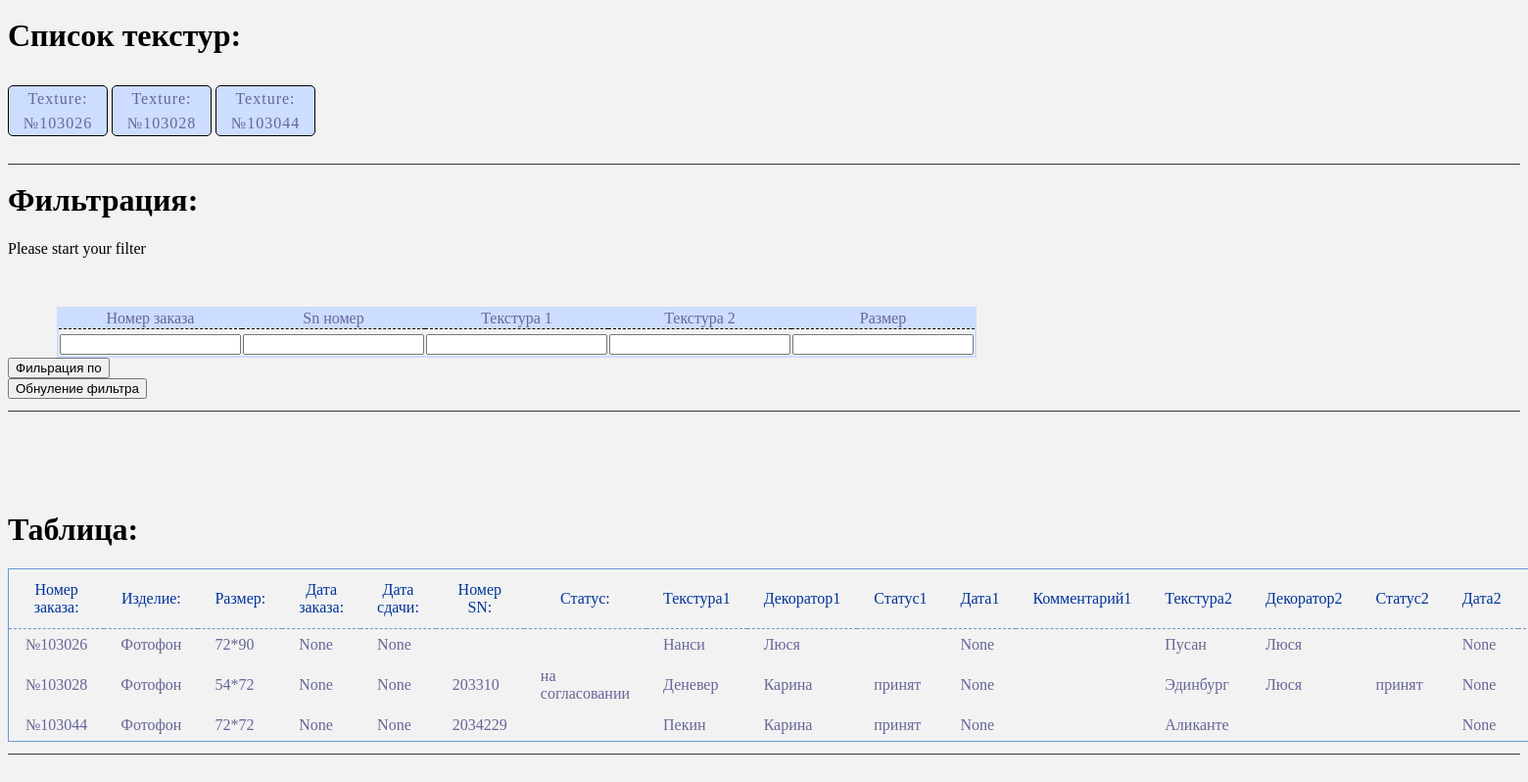
Screenshot of /textures/ with the database file from the repository.
### stas/apps/textures/models.py (models this page shows, shortened)
class Texture(models.Model):
    oder_number = models.CharField("Номер заказа", max_length = 50)
    material = models.CharField("Изделие", max_length = 50)
    size = models.CharField("Размер", max_length = 50)
    oder_date = models.DateTimeField("Дата заказа")
    delivery_date = models.DateTimeField("Дата сдачи")
    sn_number = models.CharField("SN", max_length = 50)
    status = models.CharField("Статус", max_length = 50)
    texture1 = models.CharField("Текстура1", max_length = 50)
    decorator1 = models.CharField("Декоратор1", max_length = 50)
    status1 = models.CharField("Статус1", max_length = 50)
    date1 = models.DateTimeField("Дата1")
    comment1 = models.CharField("Комментарий1", max_length = 200)
    texture2 = models.CharField("Текстура2", max_length = 50)
    decorator2 = models.CharField("Декоратор2", max_length = 50)
    status2 = models.CharField("Статус2", max_length = 50)
    date2 = models.DateTimeField("Дата2")
    comment2 = models.CharField("Комментарий2", max_length = 200)

### stas/apps/textures/views.py (the view)
# urls.py: path('', views.index, name='index'),
def index(request):
    latest_textures = Texture.objects.all()
    form = TexturesFilter(request.GET)
    textures = Texture.objects.all()
    ident = True
    if form.is_valid():
        if form.cleaned_data['oder']:
            try:
                textures = textures.filter(oder_number=form.cleaned_data["oder"])
            except:
                Http404("Not found")
        if form.cleaned_data['sn']:
            try:
                textures = textures.filter(sn_number=form.cleaned_data["sn"])
            except:
                Http404("Not found")
        if form.cleaned_data['texture1']:
            try:
                textures = textures.filter(texture1=form.cleaned_data["texture1"])
            except:
                Http404("Not found")
        if form.cleaned_data['texture2']:
            try:
                textures = textures.filter(texture2=form.cleaned_data["texture2"])
            except:
                Http404("Not found")
        if form.cleaned_data['size']:
            try:
                textures = textures.filter(size=form.cleaned_data["size"])
            except:
                Http404("Not found")
        if ((form.cleaned_data['oder']=='')&(form.cleaned_data['sn']=='')&(form.cleaned_data['texture1']=='')&(form.cleaned_data['texture2']=='')&(form.cleaned_data['size']=='')):
            textures = None
        else:
            ident = False
    return render(request, 'textures/list.html', {'latest_textures' : latest_textures, 'form' : form, 'textures' : textures, 'ident' : ident})

### stas/apps/textures/forms.py
class TexturesFilter(forms.Form):
    oder = forms.CharField(max_length = 50, required=False)
    sn = forms.CharField(max_length = 50, required=False)
    texture1 = forms.CharField(max_length = 50, required=False)
    texture2 = forms.CharField(max_length = 50, required=False)
    size = forms.CharField(max_length = 50, required=False)

### stas/templates/textures/list.html (shortened to what this page needs)
{% extends 'base.html' %}
{% load static %}
{% block content %}
<body>
<div class="card-title">
<link rel="stylesheet" href="{% static 'css/style.css' %}">
<h1>Список текстур:</h1>
    <ul class="games-item">
    {% if latest_textures %}
        {% for a in latest_textures %}
 <li><a href="{% url 'textures:detail' a.id %}">Texture: {{a.oder_number}}</a></li>  &nbsp;
        {% endfor %}
    {% else %}
        There is no textures =(
    {% endif %}
    </ul>
    </div>
<div class="card-title">
<h1>Фильтрация:</h1>
<table class="filter-table">
    <colgroup>
        <col span="7" style="background:Plum">
    </colgroup>
    <form action="" method="get">
    <tr>
        <td>Номер заказа</td>
        <td>Sn номер</td>
        <td>Текстура 1</td>
        <td>Текстура 2</td>
        <td>Размер</td>
    </tr>
    <tr class="filter-tr">
        <td>{{form.oder}}</td>
        <td>{{form.sn}}</td>
        <td>{{form.texture1}}</td>
        <td>{{form.texture2}}</td>
        <td>{{form.size}}</td>
    </tr>
    {% if ident == True %}
    <p>Please start your filter</p>
    {% endif %}
</table>
<input type="submit" value="Фильрация по" >
    <form>
<input type="button" value="Обнуление фильтра" onClick='location.href="{% url 'textures:index' %}"'>
</form>
</div>
<div class="card-title">
<h1> Таблица: </h1>
<table class="main-table">
    <tr>
        <th>Номер заказа:</th>
        <th>Изделие:</th>
        <th>Размер:</th>
        <th>Дата заказа:</th>
        <th>Дата сдачи:</th>
        <th>Номер SN:</th>
        <th>Статус:</th>
        <th>Текстура1</th>
        <th>Декоратор1</th>
        <th>Статус1</th>
        <th>Дата1</th>
        <th>Комментарий1</th>
        <th>Текстура2</th>
        <th>Декоратор2</th>
        <th>Статус2</th>
        <th>Дата2</th>
        <th>Комментарий2</th>
    </tr>
        {% for a in latest_textures %}
        <tr>
            <td>{{a.oder_number}}</td>
            <td>{{a.material}}</td>
            <td>{{a.size}}</td>
            <td>{{a.oder_date}}</td>
            <td>{{a.delivery_date}}</td>
            <td>{{a.sn_number}}</td>
            <td>{{a.status}}</td>
            <td>{{a.texture1}}</td>
            <td>{{a.decorator1}}</td>
            <td>{{a.status1}}</td>
            <td>{{a.date1}}</td>
            <td>{{a.comment1}}</td>
            <td>{{a.texture2}}</td>
            <td>{{a.decorator2}}</td>
            <td>{{a.status2}}</td>
            <td>{{a.date2}}</td>
            <td>{{a.comment2}}</td>
        </tr>
        {% endfor %}
</table>
</div>
{% endblock %}

### stas/templates/base.html (shortened to what this page needs)
<!DOCTYPE html>
<html lang="en">
    <head>
    </head>
    <body>
        {% block content %}{% endblock %}
    </body>
</html>

### stas/static/css/style.css (style rules this page uses)
p { margin: 0; padding: 0; font-size: 100%; font: inherit; vertical-align: baseline; }
body { background-color:#f2f2f2; }
.games-item { width: 100%; display: flex; flex-wrap: wrap; padding: 0; justify-content:flex-start; }
.games-item li { display:inline-block; justify-content: center; margin-top: 10px; letter-spacing: 1px; line-height: 25px; width: 100px; padding: 0; text-align: center; text-decoration: none; border: 1.5px solid black; border-radius: 5px; background-color: #ccddff; }
.games-item a { color:#669; text-decoration: none; }
.card-title { border-bottom: 1px #383838 solid; padding-bottom: 12px; margin-top: -3px; }
.filter-table { border-collapse: collapse; margin-left: 50px; margin-top: 50px; width: 900px; border-radius: 30px; border:2px solid #ccddff; }
.filter-table td { text-align: center; color:#669; background-color: #ccddff; }
.filter-tr td { padding-top: 5px; border-top: 1px dashed black; background-color: #f2f2f2; text-align: justify; }
.main-table { border: 1px solid #69c; border-collapse: collapse; }
.main-table th { font-weight: normal; color: #039; border-bottom: 1px dashed #69c; padding: 12px 17px; }
.main-table td { color: #669; padding: 7px 17px; }

### rows the page displays
Texture: oder_number "№103026", material "Фотофон", size "72*90", oder_date "None", delivery_date "None", texture1 "Нанси", decorator1 "Люся", date1 "None", texture2 "Пусан", decorator2 "Люся", date2 "None"
Texture: oder_number "№103028", material "Фотофон", size "54*72", oder_date "None", delivery_date "None", sn_number "203310", status "на согласовании", texture1 "Деневер", decorator1 "Карина", status1 "принят", date1 "None", texture2 "Эдинбург", decorator2 "Люся", status2 "принят", date2 "None"
Texture: oder_number "№103044", material "Фотофон", size "72*72", oder_date "None", delivery_date "None", sn_number "2034229", texture1 "Пекин", decorator1 "Карина", status1 "принят", date1 "None", texture2 "Аликанте", date2 "None"
